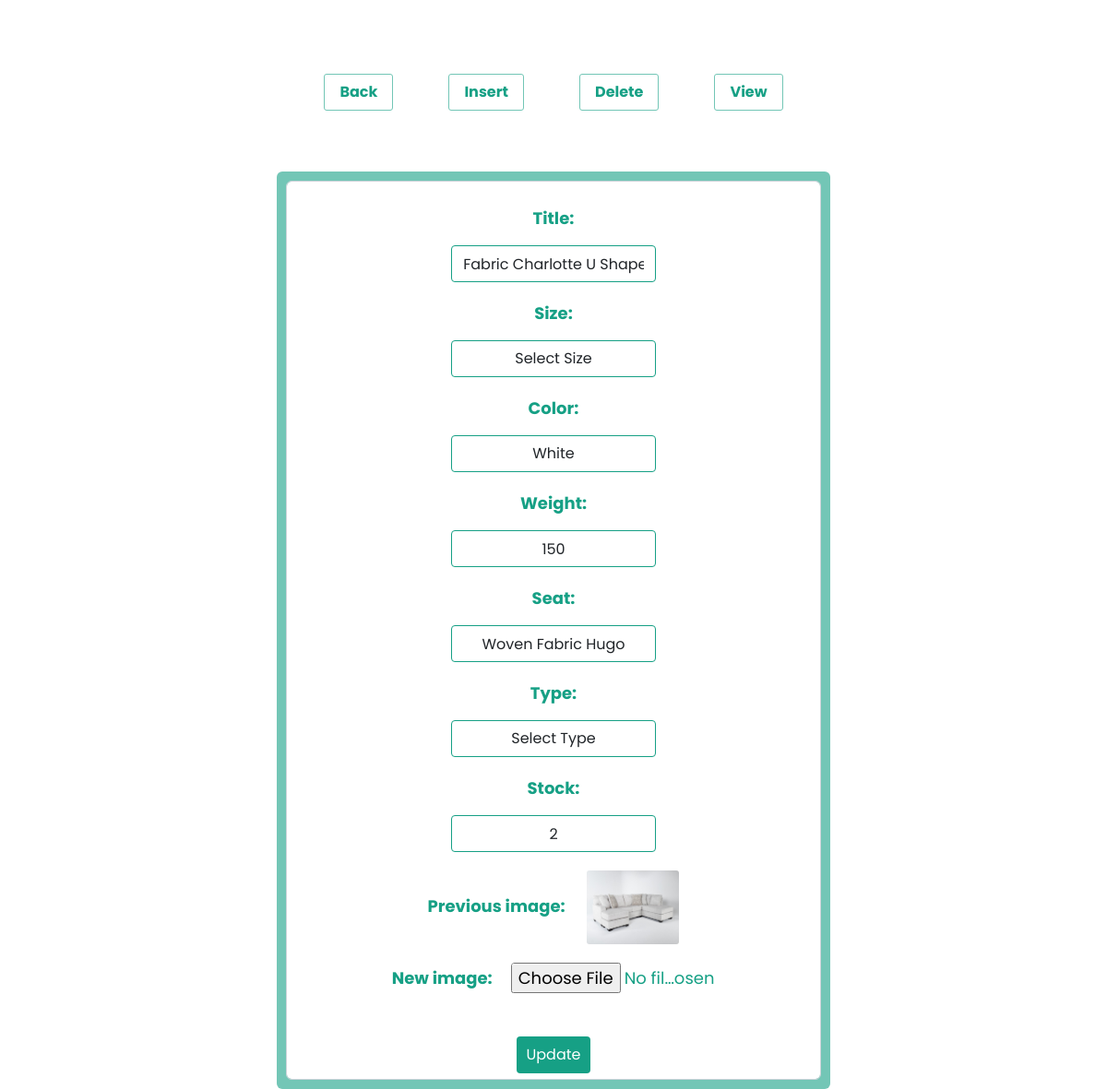
The app's page /layout/update_sofa_form.php?a_id=15 with its own data.
### tables this page shows
CREATE TABLE `sofa_tbl` (
  `id` int(50) NOT NULL,
  `Title` varchar(100) NOT NULL,
  `Size` varchar(100) NOT NULL,
  `Color` varchar(100) NOT NULL,
  `Weight` int(100) NOT NULL,
  `Seat` varchar(100) NOT NULL,
  `Type` varchar(100) NOT NULL,
  `Stock` varchar(100) NOT NULL,
  `Image` varchar(100) NOT NULL
);

### layout/update_sofa_form.php (the view, shortened to what this page needs)
<?php
if(isset($_GET['a_id']))
{
	include('conn.php');
	$id = $_GET['a_id'];
	$query = "select * from sofa_tbl where id = '$id'";
	$result = mysqli_query($conn, $query);
	$row = mysqli_fetch_assoc($result);
	?>
	<!DOCTYPE html>
	<html>
	<head>
  <link href="https://cdn.jsdelivr.net/npm/bootstrap@5.2.0/dist/css/bootstrap.min.css" rel="stylesheet">
		<link rel="stylesheet" type="text/css" href="css/all.min.css">
		<link rel="stylesheet" href="https://cdnjs.cloudflare.com/ajax/libs/font-awesome/5.15.2/css/all.min.css"/>
		<link rel="stylesheet" href="http://maxcdn.bootstrapcdn.com/font-awesome/4.2.0/css/font-awesome.min.css">
</head>
<body>
			<div class="lks">
				<a href="sofa_table.php">Back</a>
				<a href="sofa_insert.php">Insert</a>
				<a href="sofa_table.php">Delete</a>
				<a href="sofa_table.php">View</a>
		  </div>
			<div class="upp">
				<form method="post" action="update_sofa.php" class="form-control" enctype="multipart/form-data">
						<p>Title:</p>
			          <input class="form-control" type="text" name="sofa_title" value="<?php echo $row['Title'];?>">
						<p>Size:</p>
								<select name="sofa_size" class="form-control">
									<option value="", disabled selected>Select Size</option>
								</select>
						<p>Color:</p>
								<select name="sofa_color" class="form-control">
									<option value="White"<?php if($row['Color']=='White'){?>selected<?php } ?>>White</option>
								</select>
						<p>Weight:</p>
								<input class="form-control" type="text" name="sofa_weight" value="<?php echo $row['Weight'];?>">
						<p>Seat:</p>
								<input class="form-control" type="text" name="sofa_seat" value="<?php echo $row['Seat'];?>">
						<p>Type:</p>
								<select name="sofa_type" class="form-control">
									<option value="", disabled selected>Select Type</option>
								</select>
						<p>Stock:</p>
								<input class="form-control" type="text" name="sofa_stock" value="<?php echo $row['Stock'];?>">
			      		<p>Previous image:
								<img src="<?php echo $row['Image']; ?>" height="80px" width="100px"style="border-radius:3px; margin-left: 20px;"></p>
						<p>New image:<input type="file" name="img_" value="<?php echo $row['Image'];?>"></p>
										<br>
								<input type="submit" name="submit" value="Update">
				</form>
			</div>
</body>
</html>
<?php
}
 ?>

### layout/update_sofa_form.php (style rules this page uses)
* { padding: 0; margin: 0; text-decoration: none; list-style: none; box-sizing: border-box; font-family: 'Poppins', sans-serif; }
.lks { height: 100px; width: 80%; margin-left: auto; margin-right: auto; margin-top: 50px; display: flex; justify-content: center; align-items: center; text-align: center; }
.lks a { color: #16A085; text-decoration: none; margin: 30px; border: 1px solid #73C6B6; padding: 7px 16px; border-radius: 3px; font-weight: bold; }
.upp { margin: auto; width: 50%; padding: 10px; margin-top: 3%; background-color: #73C6B6; border-radius: 6px; }
.upp form { text-align: center; justify-content: center; align-items: center; background-color: none; }
.upp form input, .upp form select { border:0; background:none; display: inline-block; width: 40%; height: 40px; border: none; background-color:none; text-align: center; transition: 0.25s; border-radius: 4px; border: 1px solid #16A085; }
.upp form p { font-size: 18px; font-weight: bold; margin-top: 20px; color: #16A085; }
.upp form input[type='file'] { text-decoration: none; border: none; margin-left: 20px; }
.upp form input[type='submit'] { border: none; background-color: #16A085; color: #fff; width: 80px; }

### records on screen
sofa_tbl: sofa_title "Fabric Charlotte U Shape", sofa_color "White", sofa_weight "150", sofa_seat "Woven Fabric Hugo", sofa_stock "2", Image (picture)
